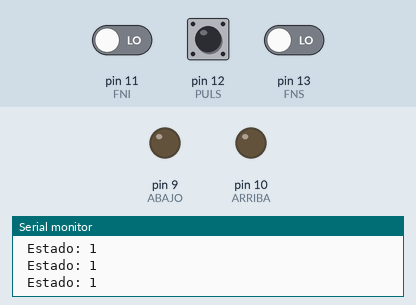
The sketch below on a simulated Arduino Uno, built with avr-gcc and run on an emulated ATmega328P. On the bench: output pins drawn as LEDs (lit = HIGH), the last lines printed to the serial monitor. The test bench sets the inputs (shaded band); at power-on: pin 12 (PULS) LOW, pin 11 (FNI) LOW, pin 13 (FNS) LOW.

Above: at 1.2 s.
1.3 s: pin 12 (PULS) pulled HIGH for 0.15 s
At 2.6 s:
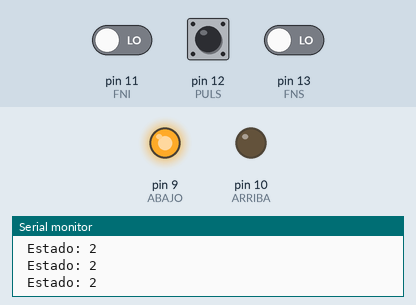
2.9 s: pin 12 (PULS) pulled HIGH for 1 s
At 4.3 s:
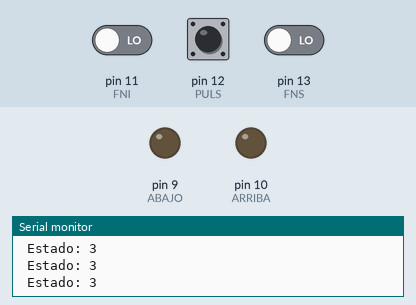
5.4 s: pin 12 (PULS) pulled HIGH for 0.15 s
At 6.2 s:
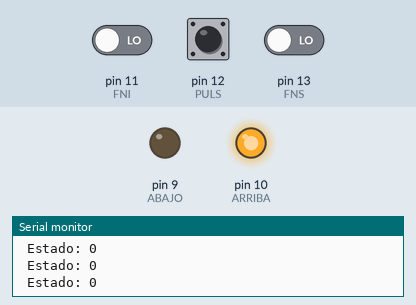
7.1 s: pin 12 (PULS) pulled HIGH for 3.2 s
At 10.8 s:
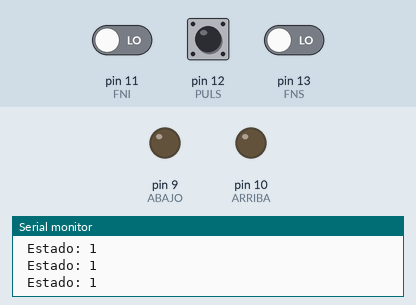
Timing chart, 0 to 12.3 s (numbered marks = the images above; inputs shaded):
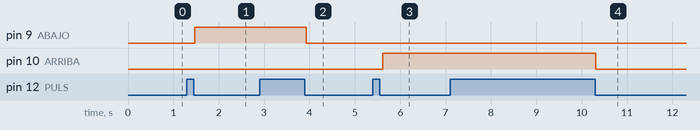

Measured:
- after the input at 1.3 s, pin 9 (ABAJO): LOW → HIGH after 0.17 s
- after the input at 2.9 s, pin 9 (ABAJO): HIGH → LOW after 1.0 s
- after the input at 5.4 s, pin 10 (ARRIBA): LOW → HIGH after 0.21 s
- after the input at 7.1 s, pin 10 (ARRIBA): HIGH → LOW after 3.2 s

The sketch:

codigo.ino
```cpp
/*
En esta practica teniamos que programar el funcionamiento de una ventanilla de
coche controlada por un pulsador y dos finales de carrera uno superior y otro
inferior que accionan dos motores uno de subida y uno de bajada. El pulsador
debe de ser reactivo para evitar que los motores se activen al mismo tiempo
pudiendo interrunpir en cualquier momento el funcionamiento de los motores
con una pulsacion el paro de ambos y con la segunda pulsacion la activacion
en el sentido opuesto. Para esta practica utilizamos la practica anterior
modificando su codigo y añadiendo dos pulsadores para simular los finales
de carrera.

Entradas del sistema: 13 , 12 , 11
Salidas: 10 , 9

Autor: Brais Rey Mirón
Fecha: 11 / Feb / 05
*/

                               // Definir entradas y salidas en pines 12 , 11 , 10
#define PULS 12
#define ARRIBA 10
#define ABAJO 9
#define FNS 13
#define FNI 11

int estado = 1;                // Estado 0 , 1 , 2 : (0 Arriba , 1 Paro , 2 Abajo)
int tiempo = 70;               // Tiempo ciclo

void setup() {                 // Designación de entradas o salidas
 pinMode(PULS, INPUT);
 pinMode(ARRIBA, OUTPUT);
 pinMode(ABAJO, OUTPUT);
 pinMode(FNS, INPUT);
 pinMode(FNI, INPUT);
 Serial.begin(9600);
}

void loop() {
 Control();
 switch(estado) {             // Condiciones de acinamiento de la ventanilla (switch)
  case 0:
   Subida();
   break;
  case 2:
   Bajada();
   break;
  case 1:
   Paro();
   break;
  case 3:
   Paro();
 }
 Serial.print(" Estado: "); Serial.println(estado);
}
                               // Funciones auxiliares del void loop
void Subida() {                // Estado subida
 digitalWrite(ARRIBA, HIGH);   // Activacion de motor subida
 digitalWrite(ABAJO, LOW);     // Desactivacion motor bajada
 delay(tiempo);
}
void Bajada() {                // Estado bajada
 digitalWrite(ARRIBA, LOW);    // Desactivacion motor subida
 digitalWrite(ABAJO, HIGH);    // Activacion de motor bajada
 delay(tiempo);
}
void Paro() {                  // Estado paro
 digitalWrite(ARRIBA, LOW);   // Desactivacion motor subida
 digitalWrite(ABAJO, LOW);    // Desactivacion motor bajada
 delay(tiempo);
}

void Control() {                // Lectura de todos os sensores de (Control)
 if(digitalRead(PULS)) {        // Canbiar estado en función de lectura del pulsador
  estado = (estado += 1) % 4;   // Actualizacion de estado mediante lectura del pulsador
  while(digitalRead(PULS)) {
  delay(tiempo);
  }
 }                             // Fin de lectura do pulsador (PULS)
 if(digitalRead(FNS)) {
  if(estado != 2) {
   estado = 1;
  }
 }
 if(digitalRead(FNI)) {
  if(estado != 0) {
   estado = 3;
  }
 }                             // Fin de la lectura de entradas (FNA , FNS , PULS)
}
```
